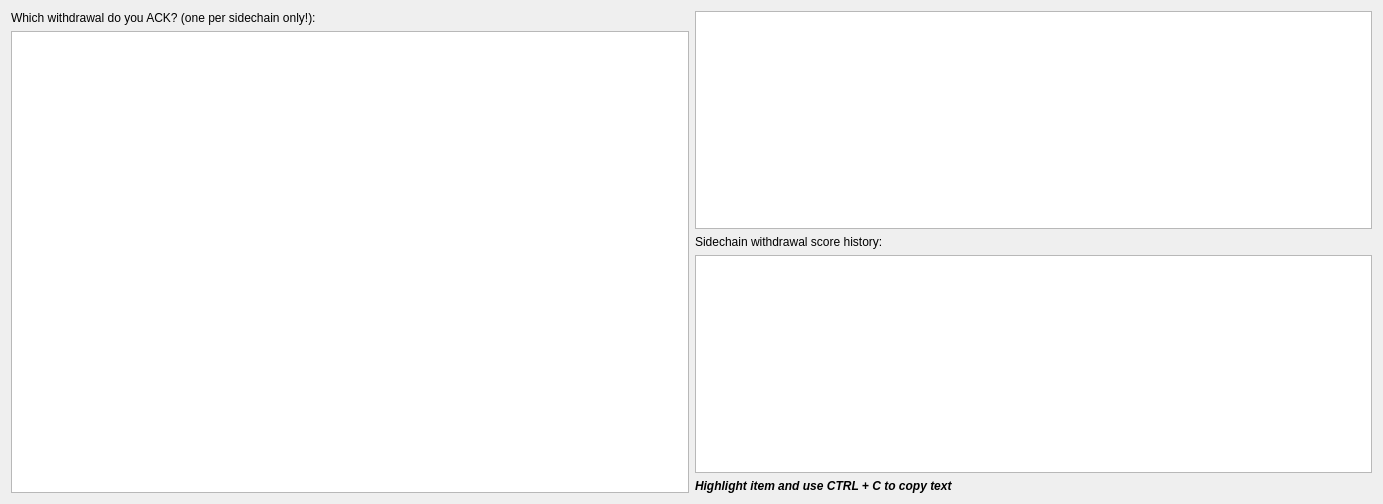
<?xml version="1.0" encoding="UTF-8"?>
<ui version="4.0">
 <class>SCDBDialog</class>
 <widget class="QDialog" name="SCDBDialog">
  <property name="geometry">
   <rect>
    <x>0</x>
    <y>0</y>
    <width>1383</width>
    <height>504</height>
   </rect>
  </property>
  <property name="windowTitle">
   <string>Sidechains</string>
  </property>
  <layout class="QVBoxLayout" name="verticalLayout">
   <item>
    <layout class="QHBoxLayout" name="horizontalLayout">
     <property name="bottomMargin">
      <number>0</number>
     </property>
     <item>
      <layout class="QVBoxLayout" name="verticalLayout_4" stretch="0,0">
       <property name="rightMargin">
        <number>0</number>
       </property>
       <item>
        <widget class="QLabel" name="label_4">
         <property name="text">
          <string>Which withdrawal do you ACK? (one per sidechain only!):</string>
         </property>
        </widget>
       </item>
       <item>
        <widget class="QTreeWidget" name="treeWidgetVote">
         <property name="maximumSize">
          <size>
           <width>820</width>
           <height>16777215</height>
          </size>
         </property>
         <property name="font">
          <font>
           <family>Noto Mono</family>
          </font>
         </property>
         <property name="columnCount">
          <number>1</number>
         </property>
         <attribute name="headerVisible">
          <bool>false</bool>
         </attribute>
         <attribute name="headerCascadingSectionResizes">
          <bool>false</bool>
         </attribute>
         <attribute name="headerDefaultSectionSize">
          <number>300</number>
         </attribute>
         <attribute name="headerStretchLastSection">
          <bool>true</bool>
         </attribute>
         <column>
          <property name="text">
           <string>Withdrawal Bundles</string>
          </property>
         </column>
        </widget>
       </item>
      </layout>
     </item>
     <item>
      <layout class="QVBoxLayout" name="verticalLayout_2">
       <property name="bottomMargin">
        <number>0</number>
       </property>
       <item>
        <layout class="QVBoxLayout" name="verticalLayout_6">
         <property name="bottomMargin">
          <number>0</number>
         </property>
         <item>
          <widget class="QTextBrowser" name="textBrowserSCDB">
           <property name="font">
            <font>
             <family>Noto Mono</family>
            </font>
           </property>
          </widget>
         </item>
        </layout>
       </item>
       <item>
        <widget class="QLabel" name="label_2">
         <property name="text">
          <string>Sidechain withdrawal score history:</string>
         </property>
        </widget>
       </item>
       <item>
        <widget class="QTreeWidget" name="treeWidgetHistory">
         <property name="font">
          <font>
           <family>Noto Mono</family>
          </font>
         </property>
         <property name="sizeAdjustPolicy">
          <enum>QAbstractScrollArea::AdjustToContents</enum>
         </property>
         <property name="textElideMode">
          <enum>Qt::ElideRight</enum>
         </property>
         <property name="columnCount">
          <number>1</number>
         </property>
         <attribute name="headerVisible">
          <bool>false</bool>
         </attribute>
         <column>
          <property name="text">
           <string notr="true">1</string>
          </property>
         </column>
        </widget>
       </item>
       <item>
        <widget class="QLabel" name="label">
         <property name="font">
          <font>
           <weight>75</weight>
           <italic>true</italic>
           <bold>true</bold>
          </font>
         </property>
         <property name="text">
          <string>Highlight item and use CTRL + C to copy text</string>
         </property>
        </widget>
       </item>
      </layout>
     </item>
    </layout>
   </item>
  </layout>
 </widget>
 <resources/>
 <connections/>
</ui>
